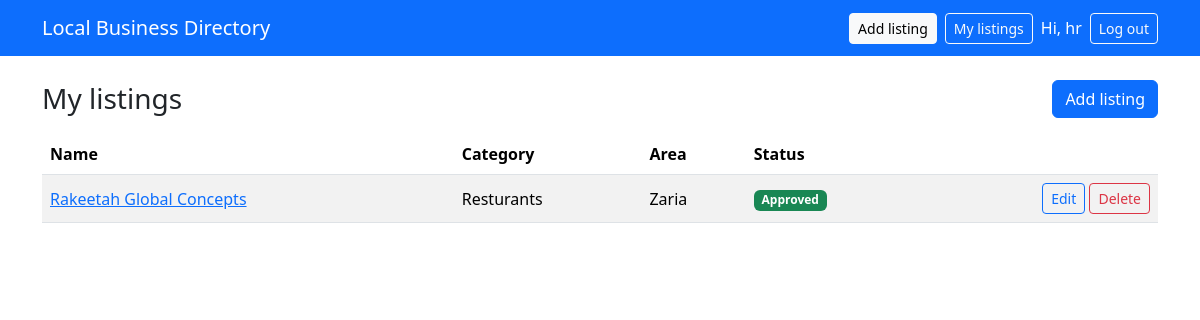
The app's page /dashboard/ (signed in) with its own data.
### directory/models.py (models this page shows, shortened)
class Business(models.Model):
    class Status(models.TextChoices):
        PENDING = "pending", "Pending approval"
        APPROVED = "approved", "Approved"
        REJECTED = "rejected", "Rejected"
    owner = models.ForeignKey(
        settings.AUTH_USER_MODEL, on_delete=models.CASCADE, related_name="businesses"
    )
    category = models.ForeignKey(
        Category, on_delete=models.PROTECT, related_name="businesses"
    )
    name = models.CharField(max_length=150)
    description = models.TextField()
    address = models.CharField(max_length=255)
    area = models.CharField(max_length=100)
    phone = models.CharField(max_length=30)
    website = models.URLField(blank=True)
    opening_hours = models.CharField(max_length=255, blank=True)
    status = models.CharField(
        max_length=10, choices=Status.choices, default=Status.PENDING
    )
    created_at = models.DateTimeField(auto_now_add=True)
    updated_at = models.DateTimeField(auto_now=True)
    objects = BusinessQuerySet.as_manager()
    class Meta:
        verbose_name_plural = "businesses"
        ordering = ["name"]
        indexes = [
            models.Index(fields=["status"]),
            models.Index(fields=["area"]),
        ]

class Category(models.Model):
    name = models.CharField(max_length=80, unique=True)
    slug = models.SlugField(max_length=80, unique=True)
    class Meta:
        verbose_name_plural = "categories"
        ordering = ["name"]
    def __str__(self):
        return self.name

### directory/views.py (the view)
# urls.py: path("dashboard/", views.dashboard, name="dashboard"),
@login_required
def dashboard(request):
    businesses = request.user.businesses.select_related("category")
    return render(request, "directory/dashboard.html", {"businesses": businesses})

### templates/directory/dashboard.html (shortened to what this page needs)
{% extends "base.html" %}
{% block content %}
<div class="d-flex justify-content-between align-items-center mb-3">
  <h1 class="h3 mb-0">My listings</h1>
  <a class="btn btn-primary" href="{% url 'business_create' %}">Add listing</a>
</div>
{% if businesses %}
  <table class="table table-striped align-middle">
    <thead><tr><th>Name</th><th>Category</th><th>Area</th><th>Status</th><th></th></tr></thead>
    <tbody>
    {% for b in businesses %}
      <tr>
        <td><a href="{% url 'business_detail' b.pk %}">{{ b.name }}</a></td>
        <td>{{ b.category }}</td>
        <td>{{ b.area }}</td>
        <td>
          {% if b.status == "approved" %}<span class="badge bg-success">{{ b.get_status_display }}</span>
          {% elif b.status == "rejected" %}<span class="badge bg-danger">{{ b.get_status_display }}</span>
          {% else %}<span class="badge bg-warning text-dark">{{ b.get_status_display }}</span>{% endif %}
        </td>
        <td class="text-end">
          <a class="btn btn-sm btn-outline-primary" href="{% url 'business_edit' b.pk %}">Edit</a>
          <a class="btn btn-sm btn-outline-danger" href="{% url 'business_delete' b.pk %}">Delete</a>
        </td>
      </tr>
    {% endfor %}
    </tbody>
  </table>
{% else %}
  <p>You have not added any listings yet.</p>
{% endif %}
{% endblock %}

### templates/base.html (shortened to what this page needs)
<!doctype html>
<html lang="en">
<head>
  <link href="https://cdn.jsdelivr.net/npm/bootstrap@5.3.3/dist/css/bootstrap.min.css" rel="stylesheet">
</head>
<body>
<nav class="navbar navbar-dark bg-primary">
  <div class="container">
    <a class="navbar-brand" href="{% url 'home' %}">Local Business Directory</a>
    <div class="ms-auto d-flex align-items-center gap-2">
      {% if user.is_authenticated %}
        <a class="btn btn-light btn-sm" href="{% url 'business_create' %}">Add listing</a>
        <a class="btn btn-outline-light btn-sm" href="{% url 'dashboard' %}">My listings</a>
        <span class="text-white">Hi, {{ user.username }}</span>
        <form method="post" action="{% url 'logout' %}" class="d-inline">
          <button type="submit" class="btn btn-outline-light btn-sm">Log out</button>
        </form>
      {% else %}
        <a class="btn btn-outline-light btn-sm" href="{% url 'login' %}">Log in</a>
        <a class="btn btn-light btn-sm" href="{% url 'register' %}">Register</a>
      {% endif %}
    </div>
  </div>
</nav>
<main class="container my-4">
  {% block content %}{% endblock %}
</main>
</body>
</html>

### records on screen
Business: name "Rakeetah Global Concepts", category "Resturants", area "Zaria", status "Approved"

### other values on screen
{{ user.username }} "hr"
